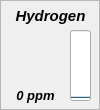
  <widget class="QFrame" name="frame_15">
   <property name="geometry">
    <rect>
     <x>12</x>
     <y>370</y>
     <width>100</width>
     <height>110</height>
    </rect>
   </property>
   <property name="minimumSize">
    <size>
     <width>100</width>
     <height>110</height>
    </size>
   </property>
   <property name="maximumSize">
    <size>
     <width>100</width>
     <height>110</height>
    </size>
   </property>
   <property name="toolTip">
    <string>&lt;html&gt;
&lt;head/&gt;
&lt;body&gt;
&lt;p&gt;
&lt;span style=&quot; font-weight:600; font-style:italic;&quot;&gt;(MQ-8) Hydrogen&lt;/span&gt;
&lt;/p&gt;
&lt;p&gt;
&lt;/p&gt;
&lt;/body&gt;
&lt;/html&gt;</string>
   </property>
   <property name="toolTipDuration">
    <number>4000</number>
   </property>
   <property name="frameShape">
    <enum>QFrame::StyledPanel</enum>
   </property>
   <property name="frameShadow">
    <enum>QFrame::Plain</enum>
   </property>
   <widget class="QLabel" name="label_16">
    <property name="geometry">
     <rect>
      <x>0</x>
      <y>0</y>
      <width>101</width>
      <height>31</height>
     </rect>
    </property>
    <property name="font">
     <font>
      <pointsize>11</pointsize>
      <weight>75</weight>
      <italic>true</italic>
      <bold>true</bold>
      <underline>false</underline>
     </font>
    </property>
    <property name="text">
     <string>Hydrogen</string>
    </property>
    <property name="alignment">
     <set>Qt::AlignCenter</set>
    </property>
   </widget>
   <widget class="QLabel" name="label_ch13">
    <property name="geometry">
     <rect>
      <x>0</x>
      <y>80</y>
      <width>71</width>
      <height>31</height>
     </rect>
    </property>
    <property name="font">
     <font>
      <pointsize>10</pointsize>
      <weight>75</weight>
      <italic>true</italic>
      <bold>true</bold>
     </font>
    </property>
    <property name="text">
     <string>0 ppm</string>
    </property>
    <property name="alignment">
     <set>Qt::AlignCenter</set>
    </property>
   </widget>
   <widget class="QProgressBar" name="progressBar_ch13">
    <property name="geometry">
     <rect>
      <x>70</x>
      <y>30</y>
      <width>21</width>
      <height>71</height>
     </rect>
    </property>
    <property name="sizePolicy">
     <sizepolicy hsizetype="Fixed" vsizetype="Expanding">
      <horstretch>0</horstretch>
      <verstretch>0</verstretch>
     </sizepolicy>
    </property>
    <property name="maximum">
     <number>5000</number>
    </property>
    <property name="value">
     <number>0</number>
    </property>
    <property name="alignment">
     <set>Qt::AlignCenter</set>
    </property>
    <property name="textVisible">
     <bool>false</bool>
    </property>
    <property name="orientation">
     <enum>Qt::Vertical</enum>
    </property>
    <property name="invertedAppearance">
     <bool>false</bool>
    </property>
    <property name="textDirection">
     <enum>QProgressBar::TopToBottom</enum>
    </property>
   </widget>
   <widget class="QLabel" name="icon_ch13">
    <property name="geometry">
     <rect>
      <x>10</x>
      <y>30</y>
      <width>51</width>
      <height>51</height>
     </rect>
    </property>
    <property name="text">
     <string/>
    </property>
    <property name="pixmap">
     <pixmap resource="../resources.qrc">:/resources/img/resources/img/Hydrogen.png</pixmap>
    </property>
    <property name="scaledContents">
     <bool>true</bool>
    </property>
   </widget>
  </widget>
